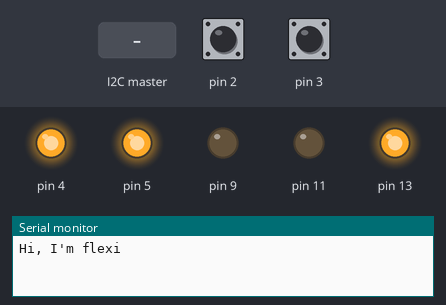
The sketch below on a simulated Arduino Uno, built with avr-gcc and run on an emulated ATmega328P. Parts: output pins drawn as LEDs (lit = HIGH), the last lines printed to the serial monitor. Dashed ring = blinking. The inputs (shaded band) are chosen by the test bench; at power-on: pin 3 HIGH, pin 2 HIGH.

Above: at 1.2 s.
1.3 s: the I2C master sends the byte 2
At 1.7 s:
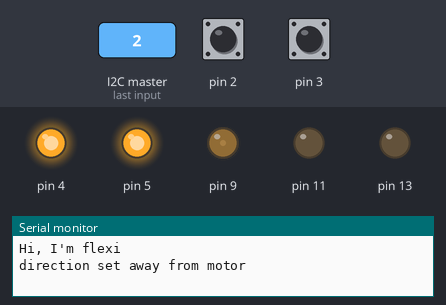
2.8 s: pin 3 pulled LOW for 0.15 s
At 3.6 s:
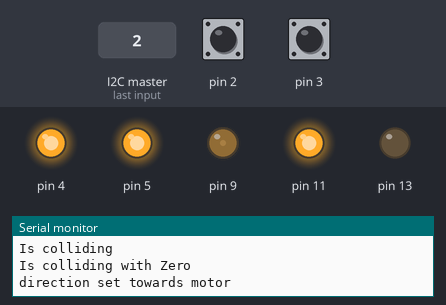
4.5 s: the I2C master sends the byte 0
At 5.2 s:
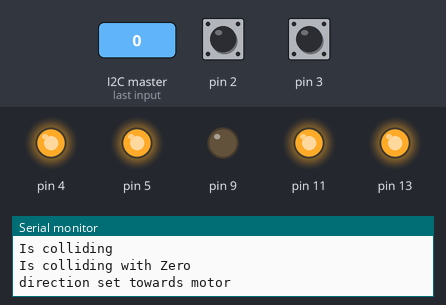
6.0 s: the I2C master sends the byte 1
At 6.5 s:
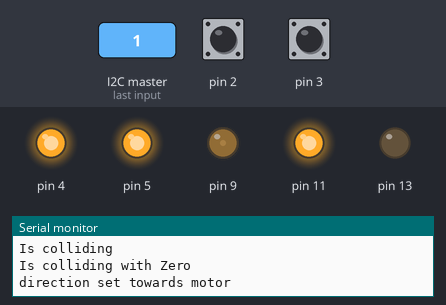
7.5 s: pin 2 pulled LOW for 0.15 s
At 8.4 s:
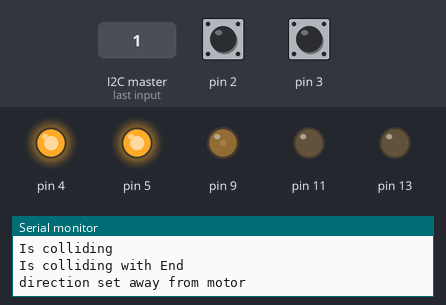
9.1 s: the I2C master sends the byte 1
At 9.71 s:
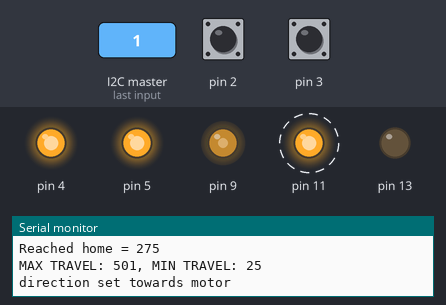
Timing chart, 0 to 13.1 s (numbered marks = the images above; inputs shaded):
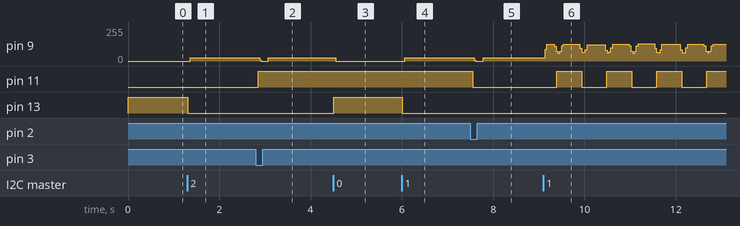

The sketch:

MotorControllerSlave.ino
```cpp
/*
 Name:		MotorControllerSlave.ino
 Created:	4/28/2022 7:38:40 AM
 Author:	jlomba
*/

#include <ezButton.h>
#include "FLEXOR.h"
#include <Wire.h>

#define I2C_SLAVE_ADDRESS 11 // address of board

#define PAYLOAD_SIZE 2 //Size of info being recieved

#define Pulse 9 //Pin being used to send pulse to stepper driver

#define Dir 11 //Pin being used to control direction of stepper driver

#define ENA 13 //pin being used to enable/disable stepper driver

#define ZERO 3 //pin being used to enable/disable stepper driver

#define END 2 //pin being used to enable/disable stepper driver

#define END_POWER 4 //pin being used to enable/disable stepper driver

#define ZERO_POWER 5 //pin being used to enable/disable stepper driver

FLEXORClass flexi(Pulse, Dir, ENA, ZERO, END, END_POWER, ZERO_POWER);

int n = 0; //Store Received byte info

void setup()
{
    flexi.Init();

    //Open I2C connection with address 11
    Wire.begin(I2C_SLAVE_ADDRESS);

    //Setup functions to use when I2C information is received or requested.
    Wire.onRequest(requestEvents);
    Wire.onReceive(receiveEvents);
}

void loop()
{
    if (flexi.IsEnabled())
    {
        flexi.Loop();
    }
}


//used to send I2C data
void requestEvents()
{
    Serial.println(F("---> recieved request, sending 0"));
    Wire.write(0);
}

//Used to recieve I2C data
void receiveEvents(int numBytes)
{
    n = Wire.read();

    switch (n)
    {
    case 0: DisableMachine(); break;
    case 1: EnableMachine();  break;
    case 2: InitiateHoming(); break;
    case 3: IncreaseTravelDistance(); break;
    case 4: DecreaseTravelDistance(); break;
    case 5: IncreaseSpeed(); break;
    case 6: DecreaseSpeed(); break;
    default: break;
    }
}


//Start homing sequence
void InitiateHoming()
{
    flexi.StartHoming();
}

//Disables Driver
void DisableMachine()
{
    if (flexi.IsRunning())
    {
        flexi.IsRunning(false);
    }
    else
    {
        flexi.Enable(false);
    }
}

//Enable Driver
void EnableMachine()
{
    if (!flexi.IsEnabled())
    {
        flexi.Enable(true);
    }
    else
    {
        flexi.IsRunning(true);
    }
}

//Increase travel distance with user input
void IncreaseTravelDistance()
{
    flexi.IncreaseTravelDistance();
}

//Decrease travel distance with user input
void DecreaseTravelDistance()
{
    flexi.DecreaseTravelDistance();
}

//Increase Speed with user input
void IncreaseSpeed()
{
    flexi.IncreaseSpeed();
}
//Decrease Speed with user input
void DecreaseSpeed()
{
    flexi.DecreaseSpeed();
}
```

FLEXOR.cpp
```cpp
//
//
//

#include "FLEXOR.h"
#include "Arduino.h"
#include "ezButton.h"

FLEXORClass::FLEXORClass(int _pulse, int _dir, int _ena, int _zero, int _end, int _p1, int _p2) : ZERO_SWITCH(_zero), END_SWITCH(_end)
{
    _Pulse = _pulse;

    _Dir = _dir;

    _ENA = _ena;

    _Power1 = _p1;

    _Power2 = _p2;
}

void FLEXORClass::Init(void)
{
    ZERO_SWITCH.setDebounceTime(50);
    END_SWITCH.setDebounceTime(50);

    //Voltage for Input Switches
    pinMode(_Power1, OUTPUT);
    digitalWrite(_Power1, HIGH);

    pinMode(_Power2, OUTPUT);
    digitalWrite(_Power2, HIGH);

    pinMode(_Pulse, OUTPUT);

    pinMode(_Dir, OUTPUT);

    pinMode(_ENA, OUTPUT);

    //Setup driver
    digitalWrite(_ENA, HIGH); //Turn off Driver

    //Open Serial Connection for debug output
    Serial.begin(9600);
    Serial.println("Hi, I'm flexi");
    delay(10);
}

void FLEXORClass::Loop(void)
{
    ZERO_SWITCH.loop();
    END_SWITCH.loop();
    loop();
}

void FLEXORClass::Enable(bool _ena)
{
    enabled = _ena;
    if (_ena) {
        digitalWrite(_ENA, LOW);
    }
    else {
        digitalWrite(_ENA, HIGH);
    }
}

//Increase Speed with user input
void FLEXORClass::IncreaseSpeed(void)
{
    target_delay_speed = constrain((target_delay_speed + delay_speed_change_amount), min_delay_speed, max_delay_speed);
}

//Decrease Speed with user input
void FLEXORClass::DecreaseSpeed(void)
{
    target_delay_speed = constrain((target_delay_speed - delay_speed_change_amount), min_delay_speed, max_delay_speed);
}

void FLEXORClass::SetSpeed(int _speed)
{
    delay_Micros = constrain(_speed, min_delay_speed, max_delay_speed);
}

void FLEXORClass::SetMinSpeed(int _speed)
{
    max_delay_speed = constrain(_speed, min_delay_speed, 10000);
}

//Increase travel distance with user input
void FLEXORClass::IncreaseTravelDistance(void)
{
    travel = travel + travel_change_amount;
    UpdateTravelParameter();
}

//Decrease travel distance with user input
void FLEXORClass::DecreaseTravelDistance(void)
{
    travel = travel - travel_change_amount;
    UpdateTravelParameter();
}

//Update the Travel min/max with new travel value
void FLEXORClass::UpdateTravelParameter(void)
{
    minTravel = homeStep - int(travel / 2);
    minTravel = constrain(minTravel, 0, maxStep);
    maxTravel = homeStep + int(travel / 2);
    maxTravel = constrain(maxTravel, 0, maxStep);

    maxDamperStep = maxTravel - int(maxTravel / damping_starting_travel_ratio);

    minDamperStep = minTravel + int(maxTravel / damping_starting_travel_ratio);

    Serial.print("MAX TRAVEL: ");
    Serial.print(maxTravel);

    Serial.print(", MIN TRAVEL: ");
    Serial.println(minTravel);
}

//Reduce Speed near edges
void FLEXORClass::Adjust_Motor_Speed(void)
{
    //Reduce delay near the end of the travel
    if (currentDirFWD && currentStep >= maxDamperStep)
    {
        delay_Micros = delay_Micros + delay_speed_damping_rate;
        delay_Micros = constrain(delay_Micros, target_delay_speed, max_delay_speed);
    }
    else if (!currentDirFWD && currentStep <= minDamperStep)
    {
        delay_Micros = delay_Micros + delay_speed_damping_rate;
        delay_Micros = constrain(delay_Micros, target_delay_speed, max_delay_speed);
    }
    else if (delay_Micros > target_delay_speed)
    {
        delay_Micros = delay_Micros - delay_speed_damping_rate;
        delay_Micros = constrain(delay_Micros, target_delay_speed, max_delay_speed);
    }
}

void FLEXORClass::SetDirection(bool _dir)
{
    currentDirFWD = _dir;
    //Set Direction of motor && Update stepper counter
    if (currentDirFWD)
    {
        Serial.println("direction set towards motor ");
        digitalWrite(_Dir, HIGH);
    }
    else
    {
        Serial.println("direction set away from motor ");
        digitalWrite(_Dir, LOW);
    }
}

bool FLEXORClass::IsRunning(void)
{
    return running;
}

bool FLEXORClass::IsRunning(bool _run)
{
    if (_run)
    {
        if (isReady)
        {
            running = _run;
        }
    }
    else {
        running = _run;
    }
}

bool FLEXORClass::IsEnabled(void)
{
    return enabled;
}

bool FLEXORClass::IsReady(void)
{
    return isReady;
}

//Send a pulse to the stepper driver
void FLEXORClass::one_rot(void)
{
    if (jerkReductionEnabled)
    {
        Adjust_Motor_Speed();
    }

    //Send pulse
    digitalWrite(_Pulse, HIGH);
    delayMicroseconds(500); //This delay is required to make square wave pulse
    digitalWrite(_Pulse, LOW);

    if (currentDirFWD)
    {
        currentStep++;
    }
    else
    {
        currentStep--;
    }
}

void FLEXORClass::loop(void)
{
    if (IsColliding())
    {
        RespondToCollision();
    }

    //Normal Sequence
    if (recovering)
    {
        if (DelayFinished(micros()))
        {
            one_rot();
        }

        if (ZeroHit && EndHit && currentStep == homeStep)
        {
            Serial.print("Reached home = ");
            Serial.println(currentStep);
            Recovered();
        }
    }
    if (running)
    {
        if (DelayFinished(micros()))
        {
            one_rot();
            CheckForDirectionChange();
        }
    }
    else if (homing)
    {
        if (DelayFinished(micros()))
        {
            one_rot();
        }

        if (ZeroHit && EndHit && currentStep == homeStep)
        {
            Serial.print("Reached home = ");
            Serial.println(currentStep);
            HomeReached();
        }
    }
}

void FLEXORClass::RespondToCollision(void)
{
    //Reverse Direction on hit
    if (ZERO_SWITCH.getState() == LOW)
    {
        Serial.println("Is colliding with Zero");
        SetDirection(true); //towards motor
        currentStep = -endStopBufferSteps;

        if (!ZeroHit && homing)
        {
            Serial.print("Reached Zero in homing = ");
            Serial.println(currentStep);
            ZeroReached();
        }
        else
        {
            if (running) {
                recovering = true;
                Recover();
            }
        }
    }
    else if (END_SWITCH.getState() == LOW)
    {
        Serial.println("Is colliding with End");
        SetDirection(false); //Away from motor

        if (!EndHit && ZeroHit && homing)
        {
            Serial.print("Reached End in homing = ");
            Serial.println(currentStep);
            EndReached();
        }
        else
        {
            if (running) {
                recovering = true;
                Recover();
            }
        }
    }

    //Stop Device if both switches are being hit
    if (END_SWITCH.getState() == LOW && ZERO_SWITCH.getState() == LOW)
    {
        Enable(false);
        IsRunning(false);
        homing = false;
    }
}

void FLEXORClass::HomeReached(void)
{
    isReady = true;
    homing = false;
    SetSpeed(target_delay_speed);
    UpdateTravelParameter();
    EnableJerkReduction(true);
    IsRunning(false);
}

void FLEXORClass::ZeroReached(void)
{
    ZeroHit = true;
}

void FLEXORClass::EndReached(void)
{
    if (ZeroHit)
    {
        maxStep = currentStep - endStopBufferSteps;
        homeStep = int(currentStep / 2);
        EndHit = true;
    }
}

bool FLEXORClass::IsColliding(void)
{
    if (ZERO_SWITCH.getState() == 0 || END_SWITCH.getState() == 0)
    {
        Serial.println("Is colliding");
        return true;
    }

    return false;
}

void FLEXORClass::StartHoming(void)
{
    //Start homing going towards motor  _start_dir == true
    EnableJerkReduction(false); //Going slow the whole time
    IsRunning(false); //Turn off the main sequence
    Enable(true);     //Turn on motor
    SetSpeed(5000);  //Set speed slow
    SetDirection(false);
    homing = true; //Turn on the homing sequence in the loop
    ZeroHit = false; //Reset Zero point switch trigger
    EndHit = false;  //Waiting until I add switch to reet trigger

    //Bypass Travel to allow for maximum range
    maxTravel = maxStep;
    minTravel = 0;
}

void FLEXORClass::Recover(void)
{
    //Start homing going towards motor  _start_dir == true
    EnableJerkReduction(false); //Going slow the whole time
    IsRunning(false); //Turn off the main sequence
    Enable(true);     //Turn on motor
    SetSpeed(5000);  //Set speed slow
    SetDirection(false);
    homing = true; //Turn on the homing sequence in the loop
    ZeroHit = false; //Reset Zero point switch trigger
    EndHit = false;  //Waiting until I add switch to reet trigger

    //Bypass Travel to allow for maximum range
    maxTravel = maxStep;
    minTravel = 0;
}

void FLEXORClass::Recovered(void)
{
    isReady = true;
    homing = false;
    recovering = false;
    SetSpeed(target_delay_speed);
    UpdateTravelParameter();
    EnableJerkReduction(true);
    IsRunning(true);
}

void FLEXORClass::EnableJerkReduction(bool _ena)
{
    jerkReductionEnabled = _ena;
}

void FLEXORClass::CheckForDirectionChange(void)
{

    if (currentStep >= maxTravel)
    {
        SetDirection(false);
    }
    else if (currentStep <= minTravel)
    {
        SetDirection(true);
    }
}

//Check to see if enough time has gone by before we can pulse the motor again (this controls speed by delaying pulse)
bool FLEXORClass::DelayFinished(long _micros)
{
    if (_micros - previousMicros >= delay_Micros)
    {
        previousMicros = _micros;
        return true;
    }

    return false;
}
```

FLEXOR.h
```cpp
// FLEXOR.h

#ifndef _FLEXOR_h
#define _FLEXOR_h

#if defined(ARDUINO) && ARDUINO >= 100
	#include "arduino.h"
	#include "ezButton.h"
#else
	#include "WProgram.h"
#endif

class FLEXORClass
{
 protected:

	 short int min_delay_speed = 1000; //Fastest speed safely allowed

 public:
	FLEXORClass(int pulse, int dir, int ena, int _Zero, int _End, int _power1, int _power2);
	void Init(void);
	void Loop(void);
	void Enable(bool);
	void IncreaseSpeed(void);
	void DecreaseSpeed(void);
	void SetSpeed(int speed);
	void SetMinSpeed(int min);
	void IncreaseTravelDistance(void);
	void DecreaseTravelDistance(void);
	bool IsEnabled(void);
	bool IsReady(void);
	bool IsRunning(void);
	bool IsRunning(bool);
	void StartHoming(void);

	short int currentStep = 700;
private:
	int _Pulse; //Pin being used to send pulse to stepper driver
	int _Dir;//Pin being used to control direction of stepper driver
	int _ENA; //pin being used to enable/disable stepper driver
	int _Power1;
	int _Power2;

	bool enabled = false; //Toggles Main Sequence
	bool isReady = false;
	bool running = false;
	bool homing = false;
	bool recovering = false;

	bool collisionState = false;
	bool lastCollisionState = false;

	bool currentDirFWD = true; //FWD false is away from motor
	bool jerkReductionEnabled = true;

	//Speed information
	short int damping_starting_travel_ratio = 10; //This will start damping @ 1/10 the max travel at each end..
	short int delay_speed_damping_rate = 25; //Amount changed per step while approaching end point
	short int delay_speed_change_amount = 100; //Amount changed per user input button hit

	short int max_delay_speed = 10000; //Slowest speed while damping
	short int target_delay_speed = 1000; //Desired delay speed to reach

	//used to track current delay interval
	long previousMicros = 0;
	short int delay_Micros = 1000; // current delay speed;

	 // Toggles Homing sequence
	bool ZeroHit = false; //Used for detecting when the zero point was hit to initiate step 2 of Homing sequence
	bool EndHit = false;
	short int ZeroStep = 0;
	short int EndStep = 1800;


	short int maxStep = 1800;
	 //Used to determine platform location
	 //End of the track in steps from the zero point
	short int travel = 500; // Max travel distance to move (-250, +250) from center

	short int minTravel, maxTravel, minDamperStep, maxDamperStep; //Calculated travel distance from center
	short int travel_change_amount = 50; //Amount of travel is inc/dec with user button input

	short int homeStep; //The center of the track, usually maxStep/2, but I want to add second Stop point to get an exact step count to find center in case things move around.

	short int endStopBufferSteps = 50;

	ezButton ZERO_SWITCH;
	ezButton END_SWITCH;

	void UpdateTravelParameter(void);
	void Adjust_Motor_Speed(void);
	void one_rot(void);
	void SetDirection(bool _dir);
	void loop(void);
	bool DelayFinished(long _micros);
	void CheckForDirectionChange(void);
	bool IsColliding(void);
	void RespondToCollision(void);

	void ZeroReached(void);
	void EndReached(void);
	void EnableJerkReduction(bool);
	void HomeReached(void);
	void Recover(void);
	void Recovered(void);
};

extern FLEXORClass FLEXOR;

#endif
```

Measured:
- after the input at 1.3 s, pin 9: 0/255 → 26/255 after 0.06 s; pin 13: HIGH → LOW at once
- after the input at 2.8 s, pin 9: 26/255 → 0/255 after 0.08 s, → 26/255 0.20 s later; pin 11: LOW → HIGH after 0.05 s
- after the input at 4.5 s, pin 9: 26/255 → 0/255 after 0.06 s; pin 13: LOW → HIGH at once
- after the input at 6.0 s, pin 9: 0/255 → 26/255 after 0.06 s; pin 13: HIGH → LOW at once
- after the input at 7.5 s, pin 9: 26/255 → 0/255 after 0.08 s, → 26/255 0.20 s later; pin 11: HIGH → LOW after 0.05 s
- after the input at 9.1 s, pin 11: alternates HIGH for 0.55 s and LOW for 0.55 s, starting after 0.29 s
